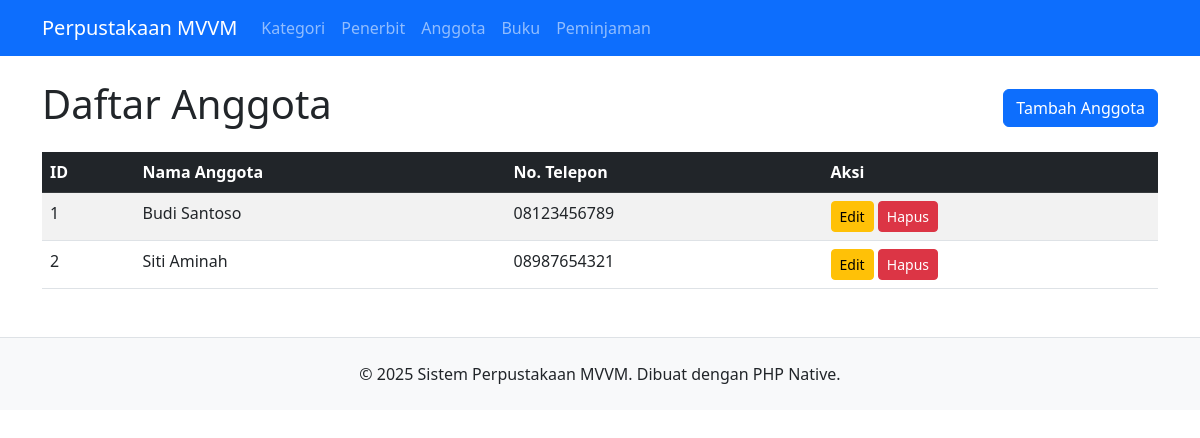
/index.php?page=anggota, run on the app's committed database.
### tables this page shows
CREATE TABLE `anggota` (
  `id_anggota` int(11) NOT NULL,
  `nama_anggota` varchar(100) NOT NULL,
  `nomor_telepon` varchar(20) DEFAULT NULL
);

### viewmodels/AnggotaViewModel.php (called while the page is built, shortened)
<?php
require_once 'models/Anggota.php';
class AnggotaViewModel {
    private $model;
    public function __construct() {
        $database = new Database();
        $db = $database->getConnection();
        $this->model = new Anggota($db);
    }
    public function viewList() {
        return $this->model->read();
    }
}
?>

### models/Anggota.php (called while the page is built, shortened)
<?php
class Anggota {
    private $conn;
    private $table_name = "anggota";
    public function __construct($db) {
        $this->conn = $db;
    }
    public function read() {
        $query = "SELECT * FROM " . $this->table_name . " ORDER BY id_anggota ASC";
        $stmt = $this->conn->prepare($query);
        $stmt->execute();
        return $stmt;
    }
}
?>

### views/anggota_list.php (the view)
<?php
require_once 'viewmodels/AnggotaViewModel.php';
$viewModel = new AnggotaViewModel();
$rows = $viewModel->viewList();
?>
<div class="mb-3 d-flex justify-content-between align-items-center">
    <h1>Daftar Anggota</h1>
    <a href="index.php?page=anggota_form" class="btn btn-primary">Tambah Anggota</a>
</div>
<table class="table table-striped table-hover">
    <thead class="table-dark">
        <tr>
            <th>ID</th>
            <th>Nama Anggota</th>
            <th>No. Telepon</th>
            <th>Aksi</th>
        </tr>
    </thead>
    <tbody>
        <?php while ($row = $rows->fetch(PDO::FETCH_ASSOC)): ?>
        <tr>
            <td><?= $row['id_anggota'] ?></td>
            <td><?= $row['nama_anggota'] ?></td>
            <td><?= $row['nomor_telepon'] ?></td>
            <td>
                <a href="index.php?page=anggota_form&id=<?= $row['id_anggota'] ?>" class="btn btn-sm btn-warning">Edit</a>
                <a href="index.php?page=anggota_delete&id=<?= $row['id_anggota'] ?>" class="btn btn-sm btn-danger" onclick="return confirm('Yakin hapus?')">Hapus</a>
            </td>
        </tr>
        <?php endwhile; ?>
    </tbody>
</table>

### data on the page
anggota: id_anggota "1", nama_anggota "Budi Santoso", nomor_telepon "08123456789"
anggota: id_anggota "2", nama_anggota "Siti Aminah", nomor_telepon "08987654321"
